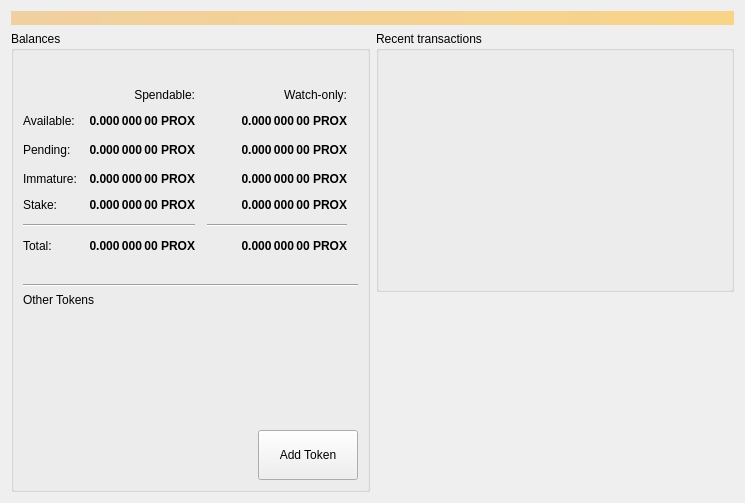
<?xml version="1.0" encoding="UTF-8"?>
<ui version="4.0">
 <class>OverviewPage</class>
 <widget class="QWidget" name="OverviewPage">
  <property name="geometry">
   <rect>
    <x>0</x>
    <y>0</y>
    <width>745</width>
    <height>503</height>
   </rect>
  </property>
  <property name="windowTitle">
   <string>Form</string>
  </property>
  <layout class="QVBoxLayout" name="topLayout">
   <item>
    <widget class="QLabel" name="labelAlerts">
     <property name="visible">
      <bool>false</bool>
     </property>
     <property name="styleSheet">
      <string notr="true">QLabel { background-color: qlineargradient(x1: 0, y1: 0, x2: 1, y2: 0, stop:0 #F0D0A0, stop:1 #F8D488); color:#000000; }</string>
     </property>
     <property name="wordWrap">
      <bool>true</bool>
     </property>
     <property name="margin">
      <number>3</number>
     </property>
     <property name="textInteractionFlags">
      <set>Qt::TextSelectableByMouse</set>
     </property>
    </widget>
   </item>
   <item>
    <layout class="QHBoxLayout" name="horizontalLayout" stretch="1,1">
     <item>
      <layout class="QVBoxLayout" name="verticalLayout_2">
       <item>
        <widget class="QGroupBox" name="groupBoxBalances">
         <property name="title">
          <string>Balances</string>
         </property>
         <layout class="QVBoxLayout" name="verticalLayout">
          <property name="spacing">
           <number>6</number>
          </property>
          <item>
           <layout class="QHBoxLayout" name="horizontalLayout_3">
            <item>
             <widget class="QPushButton" name="labelWalletStatus">
              <property name="enabled">
               <bool>true</bool>
              </property>
              <property name="maximumSize">
               <size>
                <width>30</width>
                <height>16777215</height>
               </size>
              </property>
              <property name="toolTip">
               <string>The displayed information may be out of date. Your wallet automatically synchronizes with the Proxima network after a connection is established, but this process has not completed yet.</string>
              </property>
              <property name="text">
               <string/>
              </property>
              <property name="icon">
               <iconset>
                <normaloff>:/icons/warning</normaloff>
                <disabledoff>:/icons/warning</disabledoff>:/icons/warning</iconset>
              </property>
              <property name="iconSize">
               <size>
                <width>24</width>
                <height>24</height>
               </size>
              </property>
              <property name="flat">
               <bool>true</bool>
              </property>
             </widget>
            </item>
            <item>
             <spacer name="horizontalSpacer">
              <property name="orientation">
               <enum>Qt::Horizontal</enum>
              </property>
              <property name="sizeHint" stdset="0">
               <size>
                <width>40</width>
                <height>20</height>
               </size>
              </property>
             </spacer>
            </item>
           </layout>
          </item>
          <item>
           <layout class="QGridLayout" name="gridLayout">
            <property name="spacing">
             <number>12</number>
            </property>
            <item row="2" column="2">
             <widget class="QLabel" name="labelWatchPending">
              <property name="font">
               <font>
                <weight>75</weight>
                <bold>true</bold>
               </font>
              </property>
              <property name="cursor">
               <cursorShape>IBeamCursor</cursorShape>
              </property>
              <property name="toolTip">
               <string>Unconfirmed transactions to watch-only addresses</string>
              </property>
              <property name="text">
               <string notr="true">0.000 000 00 PROX</string>
              </property>
              <property name="alignment">
               <set>Qt::AlignRight|Qt::AlignTrailing|Qt::AlignVCenter</set>
              </property>
              <property name="textInteractionFlags">
               <set>Qt::LinksAccessibleByMouse|Qt::TextSelectableByKeyboard|Qt::TextSelectableByMouse</set>
              </property>
             </widget>
            </item>
            <item row="2" column="1">
             <widget class="QLabel" name="labelUnconfirmed">
              <property name="font">
               <font>
                <weight>75</weight>
                <bold>true</bold>
               </font>
              </property>
              <property name="cursor">
               <cursorShape>IBeamCursor</cursorShape>
              </property>
              <property name="toolTip">
               <string>Total of transactions that have yet to be confirmed, and do not yet count toward the spendable balance</string>
              </property>
              <property name="text">
               <string notr="true">0.000 000 00 PROX</string>
              </property>
              <property name="alignment">
               <set>Qt::AlignRight|Qt::AlignTrailing|Qt::AlignVCenter</set>
              </property>
              <property name="textInteractionFlags">
               <set>Qt::LinksAccessibleByMouse|Qt::TextSelectableByKeyboard|Qt::TextSelectableByMouse</set>
              </property>
             </widget>
            </item>
            <item row="3" column="2">
             <widget class="QLabel" name="labelWatchImmature">
              <property name="font">
               <font>
                <weight>75</weight>
                <bold>true</bold>
               </font>
              </property>
              <property name="cursor">
               <cursorShape>IBeamCursor</cursorShape>
              </property>
              <property name="toolTip">
               <string>Mined balance in watch-only addresses that has not yet matured</string>
              </property>
              <property name="text">
               <string notr="true">0.000 000 00 PROX</string>
              </property>
              <property name="alignment">
               <set>Qt::AlignRight|Qt::AlignTrailing|Qt::AlignVCenter</set>
              </property>
              <property name="textInteractionFlags">
               <set>Qt::LinksAccessibleByMouse|Qt::TextSelectableByKeyboard|Qt::TextSelectableByMouse</set>
              </property>
             </widget>
            </item>
            <item row="5" column="0" colspan="2">
             <widget class="Line" name="line">
              <property name="orientation">
               <enum>Qt::Horizontal</enum>
              </property>
             </widget>
            </item>
            <item row="5" column="2">
             <widget class="Line" name="lineWatchBalance">
              <property name="sizePolicy">
               <sizepolicy hsizetype="Preferred" vsizetype="Fixed">
                <horstretch>0</horstretch>
                <verstretch>0</verstretch>
               </sizepolicy>
              </property>
              <property name="minimumSize">
               <size>
                <width>140</width>
                <height>0</height>
               </size>
              </property>
              <property name="orientation">
               <enum>Qt::Horizontal</enum>
              </property>
             </widget>
            </item>
            <item row="6" column="0">
             <widget class="QLabel" name="labelTotalText">
              <property name="text">
               <string>Total:</string>
              </property>
             </widget>
            </item>
            <item row="3" column="1">
             <widget class="QLabel" name="labelImmature">
              <property name="font">
               <font>
                <weight>75</weight>
                <bold>true</bold>
               </font>
              </property>
              <property name="cursor">
               <cursorShape>IBeamCursor</cursorShape>
              </property>
              <property name="toolTip">
               <string>Mined balance that has not yet matured</string>
              </property>
              <property name="text">
               <string notr="true">0.000 000 00 PROX</string>
              </property>
              <property name="alignment">
               <set>Qt::AlignRight|Qt::AlignTrailing|Qt::AlignVCenter</set>
              </property>
              <property name="textInteractionFlags">
               <set>Qt::LinksAccessibleByMouse|Qt::TextSelectableByKeyboard|Qt::TextSelectableByMouse</set>
              </property>
             </widget>
            </item>
            <item row="3" column="0">
             <widget class="QLabel" name="labelImmatureText">
              <property name="text">
               <string>Immature:</string>
              </property>
             </widget>
            </item>
            <item row="6" column="1">
             <widget class="QLabel" name="labelTotal">
              <property name="font">
               <font>
                <weight>75</weight>
                <bold>true</bold>
               </font>
              </property>
              <property name="cursor">
               <cursorShape>IBeamCursor</cursorShape>
              </property>
              <property name="toolTip">
               <string>Your current total balance</string>
              </property>
              <property name="text">
               <string notr="true">0.000 000 00 PROX</string>
              </property>
              <property name="alignment">
               <set>Qt::AlignRight|Qt::AlignTrailing|Qt::AlignVCenter</set>
              </property>
              <property name="textInteractionFlags">
               <set>Qt::LinksAccessibleByMouse|Qt::TextSelectableByKeyboard|Qt::TextSelectableByMouse</set>
              </property>
             </widget>
            </item>
            <item row="6" column="2">
             <widget class="QLabel" name="labelWatchTotal">
              <property name="font">
               <font>
                <weight>75</weight>
                <bold>true</bold>
               </font>
              </property>
              <property name="cursor">
               <cursorShape>IBeamCursor</cursorShape>
              </property>
              <property name="toolTip">
               <string>Current total balance in watch-only addresses</string>
              </property>
              <property name="text">
               <string notr="true">0.000 000 00 PROX</string>
              </property>
              <property name="alignment">
               <set>Qt::AlignRight|Qt::AlignTrailing|Qt::AlignVCenter</set>
              </property>
              <property name="textInteractionFlags">
               <set>Qt::LinksAccessibleByMouse|Qt::TextSelectableByKeyboard|Qt::TextSelectableByMouse</set>
              </property>
             </widget>
            </item>
            <item row="0" column="2">
             <widget class="QLabel" name="labelWatchonly">
              <property name="text">
               <string>Watch-only:</string>
              </property>
              <property name="alignment">
               <set>Qt::AlignRight|Qt::AlignTrailing|Qt::AlignVCenter</set>
              </property>
             </widget>
            </item>
            <item row="1" column="0">
             <widget class="QLabel" name="labelBalanceText">
              <property name="text">
               <string>Available:</string>
              </property>
             </widget>
            </item>
            <item row="1" column="1">
             <widget class="QLabel" name="labelBalance">
              <property name="font">
               <font>
                <weight>75</weight>
                <bold>true</bold>
               </font>
              </property>
              <property name="cursor">
               <cursorShape>IBeamCursor</cursorShape>
              </property>
              <property name="toolTip">
               <string>Your current spendable balance</string>
              </property>
              <property name="text">
               <string notr="true">0.000 000 00 PROX</string>
              </property>
              <property name="alignment">
               <set>Qt::AlignRight|Qt::AlignTrailing|Qt::AlignVCenter</set>
              </property>
              <property name="textInteractionFlags">
               <set>Qt::LinksAccessibleByMouse|Qt::TextSelectableByKeyboard|Qt::TextSelectableByMouse</set>
              </property>
             </widget>
            </item>
            <item row="1" column="2">
             <widget class="QLabel" name="labelWatchAvailable">
              <property name="font">
               <font>
                <weight>75</weight>
                <bold>true</bold>
               </font>
              </property>
              <property name="cursor">
               <cursorShape>IBeamCursor</cursorShape>
              </property>
              <property name="toolTip">
               <string>Your current balance in watch-only addresses</string>
              </property>
              <property name="text">
               <string notr="true">0.000 000 00 PROX</string>
              </property>
              <property name="alignment">
               <set>Qt::AlignRight|Qt::AlignTrailing|Qt::AlignVCenter</set>
              </property>
              <property name="textInteractionFlags">
               <set>Qt::LinksAccessibleByMouse|Qt::TextSelectableByKeyboard|Qt::TextSelectableByMouse</set>
              </property>
             </widget>
            </item>
            <item row="2" column="0">
             <widget class="QLabel" name="labelPendingText">
              <property name="text">
               <string>Pending:</string>
              </property>
             </widget>
            </item>
            <item row="0" column="1">
             <widget class="QLabel" name="labelSpendable">
              <property name="text">
               <string>Spendable:</string>
              </property>
              <property name="alignment">
               <set>Qt::AlignRight|Qt::AlignTrailing|Qt::AlignVCenter</set>
              </property>
             </widget>
            </item>
            <item row="4" column="0">
             <widget class="QLabel" name="labelStakeText">
              <property name="text">
               <string>Stake:</string>
              </property>
             </widget>
            </item>
            <item row="4" column="1">
             <widget class="QLabel" name="labelStake">
              <property name="font">
               <font>
                <weight>75</weight>
                <bold>true</bold>
               </font>
              </property>
              <property name="text">
               <string>0.000 000 00 PROX</string>
              </property>
              <property name="alignment">
               <set>Qt::AlignRight|Qt::AlignTrailing|Qt::AlignVCenter</set>
              </property>
              <property name="textInteractionFlags">
               <set>Qt::LinksAccessibleByMouse|Qt::TextSelectableByKeyboard|Qt::TextSelectableByMouse</set>
              </property>
             </widget>
            </item>
            <item row="4" column="2">
             <widget class="QLabel" name="labelWatchStake">
              <property name="font">
               <font>
                <weight>75</weight>
                <bold>true</bold>
               </font>
              </property>
              <property name="text">
               <string>0.000 000 00 PROX</string>
              </property>
              <property name="alignment">
               <set>Qt::AlignRight|Qt::AlignTrailing|Qt::AlignVCenter</set>
              </property>
              <property name="textInteractionFlags">
               <set>Qt::LinksAccessibleByMouse|Qt::TextSelectableByKeyboard|Qt::TextSelectableByMouse</set>
              </property>
             </widget>
            </item>
            <item row="2" column="3">
             <spacer name="horizontalSpacer_2">
              <property name="orientation">
               <enum>Qt::Horizontal</enum>
              </property>
              <property name="sizeHint" stdset="0">
               <size>
                <width>40</width>
                <height>20</height>
               </size>
              </property>
             </spacer>
            </item>
           </layout>
          </item>
          <item>
           <spacer name="verticalSpacer_3">
            <property name="orientation">
             <enum>Qt::Vertical</enum>
            </property>
            <property name="sizeType">
             <enum>QSizePolicy::Fixed</enum>
            </property>
            <property name="sizeHint" stdset="0">
             <size>
              <width>20</width>
              <height>25</height>
             </size>
            </property>
           </spacer>
          </item>
          <item>
           <widget class="Line" name="line_2">
            <property name="orientation">
             <enum>Qt::Horizontal</enum>
            </property>
           </widget>
          </item>
          <item>
           <layout class="QVBoxLayout" name="verticalLayout_5">
            <property name="spacing">
             <number>12</number>
            </property>
            <item>
             <widget class="QLabel" name="labelTokens">
              <property name="text">
               <string>Other Tokens</string>
              </property>
             </widget>
            </item>
            <item>
             <layout class="QHBoxLayout" name="horizontalLayout_4">
              <property name="leftMargin">
               <number>10</number>
              </property>
              <property name="rightMargin">
               <number>10</number>
              </property>
              <item>
               <widget class="QListView" name="listTokens">
                <property name="enabled">
                 <bool>true</bool>
                </property>
                <property name="styleSheet">
                 <string notr="true">QListView { background: transparent; }</string>
                </property>
               </widget>
              </item>
             </layout>
            </item>
           </layout>
          </item>
          <item>
           <layout class="QHBoxLayout" name="horizontalLayout_5">
            <item>
             <spacer name="horizontalSpacer_4">
              <property name="orientation">
               <enum>Qt::Horizontal</enum>
              </property>
              <property name="sizeHint" stdset="0">
               <size>
                <width>40</width>
                <height>20</height>
               </size>
              </property>
             </spacer>
            </item>
            <item>
             <widget class="QPushButton" name="buttonAddToken">
              <property name="minimumSize">
               <size>
                <width>100</width>
                <height>50</height>
               </size>
              </property>
              <property name="text">
               <string>Add Token</string>
              </property>
             </widget>
            </item>
           </layout>
          </item>
         </layout>
        </widget>
       </item>
       <item>
        <spacer name="verticalSpacer">
         <property name="orientation">
          <enum>Qt::Vertical</enum>
         </property>
         <property name="sizeHint" stdset="0">
          <size>
           <width>20</width>
           <height>40</height>
          </size>
         </property>
        </spacer>
       </item>
      </layout>
     </item>
     <item>
      <layout class="QVBoxLayout" name="verticalLayout_3">
       <item>
        <widget class="QGroupBox" name="groupBoxRecent">
         <property name="sizePolicy">
          <sizepolicy hsizetype="Expanding" vsizetype="Preferred">
           <horstretch>0</horstretch>
           <verstretch>0</verstretch>
          </sizepolicy>
         </property>
         <property name="title">
          <string>Recent transactions</string>
         </property>
         <layout class="QVBoxLayout" name="verticalLayout_4">
          <property name="leftMargin">
           <number>0</number>
          </property>
          <property name="rightMargin">
           <number>0</number>
          </property>
          <item>
           <layout class="QHBoxLayout" name="horizontalLayout_2">
            <property name="leftMargin">
             <number>9</number>
            </property>
            <property name="rightMargin">
             <number>9</number>
            </property>
            <item>
             <widget class="QPushButton" name="labelTransactionsStatus">
              <property name="enabled">
               <bool>true</bool>
              </property>
              <property name="maximumSize">
               <size>
                <width>30</width>
                <height>16777215</height>
               </size>
              </property>
              <property name="toolTip">
               <string>The displayed information may be out of date. Your wallet automatically synchronizes with the Proxima network after a connection is established, but this process has not completed yet.</string>
              </property>
              <property name="text">
               <string/>
              </property>
              <property name="icon">
               <iconset>
                <normaloff>:/icons/warning</normaloff>
                <disabledoff>:/icons/warning</disabledoff>:/icons/warning</iconset>
              </property>
              <property name="iconSize">
               <size>
                <width>24</width>
                <height>24</height>
               </size>
              </property>
              <property name="flat">
               <bool>true</bool>
              </property>
             </widget>
            </item>
            <item>
             <spacer name="horizontalSpacer_3">
              <property name="orientation">
               <enum>Qt::Horizontal</enum>
              </property>
              <property name="sizeHint" stdset="0">
               <size>
                <width>40</width>
                <height>20</height>
               </size>
              </property>
             </spacer>
            </item>
           </layout>
          </item>
          <item>
           <widget class="QListView" name="listTransactions">
            <property name="styleSheet">
             <string notr="true">QListView { background: transparent; }</string>
            </property>
            <property name="frameShape">
             <enum>QFrame::NoFrame</enum>
            </property>
            <property name="verticalScrollBarPolicy">
             <enum>Qt::ScrollBarAlwaysOff</enum>
            </property>
            <property name="horizontalScrollBarPolicy">
             <enum>Qt::ScrollBarAlwaysOff</enum>
            </property>
            <property name="selectionMode">
             <enum>QAbstractItemView::NoSelection</enum>
            </property>
           </widget>
          </item>
         </layout>
        </widget>
       </item>
       <item>
        <spacer name="verticalSpacer_2">
         <property name="orientation">
          <enum>Qt::Vertical</enum>
         </property>
         <property name="sizeType">
          <enum>QSizePolicy::Expanding</enum>
         </property>
         <property name="sizeHint" stdset="0">
          <size>
           <width>20</width>
           <height>40</height>
          </size>
         </property>
        </spacer>
       </item>
      </layout>
     </item>
    </layout>
   </item>
  </layout>
 </widget>
 <resources/>
 <connections/>
</ui>
